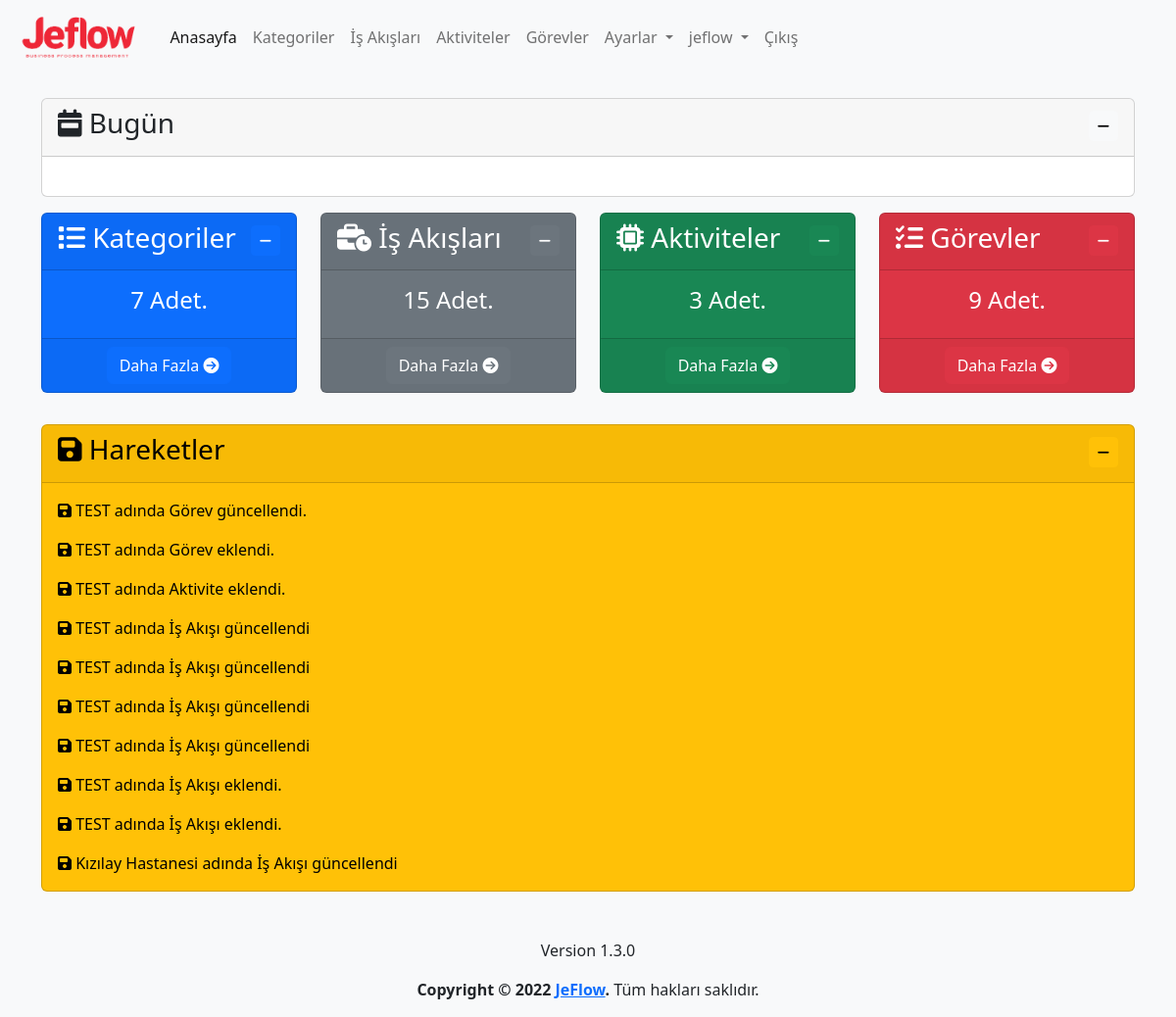
Page / (signed in) on the earlier database version.
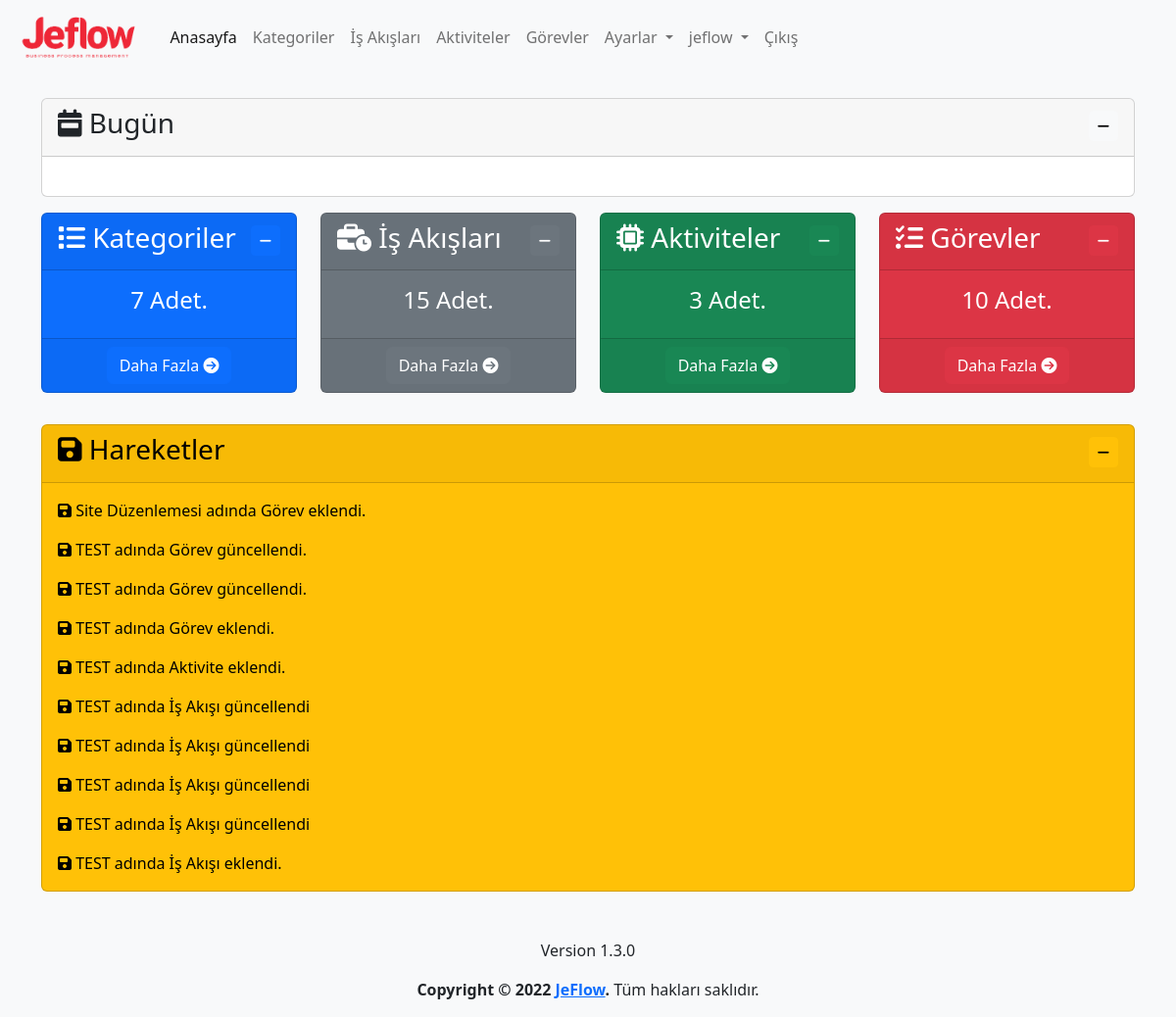
Same page on the later database version.
### log/models.py (models this page shows, shortened)
class Log(models.Model):
    logger_name = models.CharField(max_length=100,verbose_name='Loglayıcı Adı')
    level = models.PositiveSmallIntegerField(choices=LOG_LEVELS, default=logging.ERROR, db_index=True,verbose_name='Seviye')
    msg = models.TextField(verbose_name='Mesaj')
    trace = models.TextField(blank=True, null=True,verbose_name='Yığın')
    create_datetime = models.DateTimeField(auto_now_add=True, verbose_name='Oluşturulma Zamanı')
    user=models.ForeignKey(User,on_delete=models.CASCADE,verbose_name='Kullanıcı', blank=True, null=True)
    class Meta:
        ordering = ('-create_datetime',)
        verbose_name = 'Log'
        verbose_name_plural ='Loglar'

### app/views.py (the view)
# urls.py: path('', views.index, name='index'),
@login_required(login_url='/user/login/')
def index(request):
    category_count=Category.objects.count()
    process_count=Process.objects.count()
    activity_count=Activity.objects.count()
    task_count=Task.objects.count()
    user_activities=Log.objects.all().filter(user=request.user)[:10]
    context={
        'category_count':category_count,
        'process_count':process_count,
        'activity_count':activity_count,
        'task_count':task_count,
        'user_activities':user_activities
    }
    return render(request, 'app/index.html', context)

### templates/app/index.html (shortened to what the changed rows need)
{% extends 'layout.html' %}
{% load humanize %}
{% block content %}
<div class="row mt-3">
    <div class="col-lg-3 col-md-6 mb-3">
        <div class="card text-bg-danger" style="max-width: 18rem;">
            <div class="collapse show" id="collapseGorev">
                <div class="card-body text-center">
                    <h4 class="card-title">{{ task_count }} Adet.</h5>
                </div>
            </div>
        </div>
    </div>
</div>
<div class="row mt-3">
    <div class="col-md-12">
        <div class="card text-bg-warning">
            <div class="collapse show" id="collapseHareketler">
                <div class="card-body">
                    {% for user_activity in user_activities %}
                    <p class="card-text"><i class="fa-solid fa-floppy-disk"></i> {{ user_activity.msg }}</p>
                    {% endfor %}
                </div>
            </div>
        </div>
    </div>
</div>
{% endblock %}

Differences in the rows shown:
no longer on this page (row unchanged): Log: msg "TEST adında İş Akışı eklendi."
no longer on this page (row unchanged): Log: msg "Kızılay Hastanesi adında İş Akışı güncellendi"
added Log: msg "Site Düzenlemesi adında Görev eklendi."
added Log: msg "TEST adında Görev güncellendi."
Other differences:
{{ task_count }}: "9" → "10"
